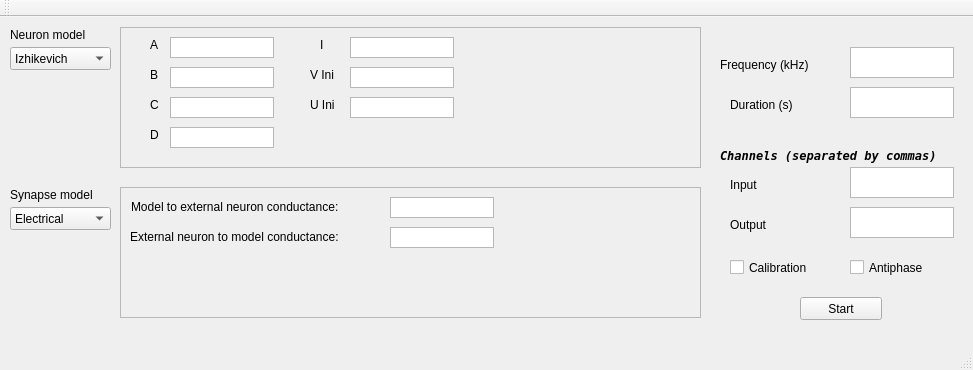
<?xml version="1.0" encoding="UTF-8"?>
<ui version="4.0">
 <class>RTBiomanager</class>
 <widget class="QMainWindow" name="RTBiomanager">
  <property name="geometry">
   <rect>
    <x>0</x>
    <y>0</y>
    <width>973</width>
    <height>370</height>
   </rect>
  </property>
  <property name="windowTitle">
   <string>RTBiomanager</string>
  </property>
  <widget class="QWidget" name="centralWidget">
   <widget class="QPushButton" name="simulate">
    <property name="geometry">
     <rect>
      <x>800</x>
      <y>280</y>
      <width>82</width>
      <height>23</height>
     </rect>
    </property>
    <property name="text">
     <string>Start</string>
    </property>
   </widget>
   <widget class="QFrame" name="frameSynapse">
    <property name="geometry">
     <rect>
      <x>120</x>
      <y>170</y>
      <width>581</width>
      <height>131</height>
     </rect>
    </property>
    <property name="frameShape">
     <enum>QFrame::StyledPanel</enum>
    </property>
    <property name="frameShadow">
     <enum>QFrame::Raised</enum>
    </property>
    <widget class="QStackedWidget" name="synapseModelPages">
     <property name="geometry">
      <rect>
       <x>10</x>
       <y>10</y>
       <width>561</width>
       <height>111</height>
      </rect>
     </property>
     <property name="currentIndex">
      <number>0</number>
     </property>
     <widget class="QWidget" name="pageSynElec">
      <widget class="QLabel" name="label_27">
       <property name="geometry">
        <rect>
         <x>1</x>
         <y>2</y>
         <width>261</width>
         <height>16</height>
        </rect>
       </property>
       <property name="text">
        <string>Model to external neuron conductance: </string>
       </property>
      </widget>
      <widget class="QPlainTextEdit" name="textSynElec_gMtoE">
       <property name="geometry">
        <rect>
         <x>260</x>
         <y>0</y>
         <width>104</width>
         <height>21</height>
        </rect>
       </property>
       <property name="font">
        <font>
         <family>DejaVu Sans</family>
         <pointsize>6</pointsize>
        </font>
       </property>
      </widget>
      <widget class="QLabel" name="label_28">
       <property name="geometry">
        <rect>
         <x>0</x>
         <y>32</y>
         <width>261</width>
         <height>16</height>
        </rect>
       </property>
       <property name="text">
        <string>External neuron to model conductance:</string>
       </property>
      </widget>
      <widget class="QPlainTextEdit" name="textSynElec_gEtoM">
       <property name="geometry">
        <rect>
         <x>260</x>
         <y>30</y>
         <width>104</width>
         <height>21</height>
        </rect>
       </property>
       <property name="font">
        <font>
         <family>DejaVu Sans</family>
         <pointsize>6</pointsize>
        </font>
       </property>
      </widget>
     </widget>
     <widget class="QWidget" name="pageSynGrad">
      <widget class="QLabel" name="label_29">
       <property name="geometry">
        <rect>
         <x>1</x>
         <y>2</y>
         <width>261</width>
         <height>16</height>
        </rect>
       </property>
       <property name="text">
        <string>Model to external neuron conductances: </string>
       </property>
      </widget>
      <widget class="QPlainTextEdit" name="textSynGrad_gMtoE_slow">
       <property name="geometry">
        <rect>
         <x>333</x>
         <y>0</y>
         <width>104</width>
         <height>21</height>
        </rect>
       </property>
       <property name="font">
        <font>
         <family>DejaVu Sans</family>
         <pointsize>6</pointsize>
        </font>
       </property>
      </widget>
      <widget class="QPlainTextEdit" name="textSynGrad_gMtoE_fast">
       <property name="geometry">
        <rect>
         <x>333</x>
         <y>30</y>
         <width>104</width>
         <height>21</height>
        </rect>
       </property>
       <property name="font">
        <font>
         <family>DejaVu Sans</family>
         <pointsize>6</pointsize>
        </font>
       </property>
      </widget>
      <widget class="QLabel" name="label_31">
       <property name="geometry">
        <rect>
         <x>1</x>
         <y>62</y>
         <width>261</width>
         <height>16</height>
        </rect>
       </property>
       <property name="text">
        <string>External neuron to model conductances:</string>
       </property>
      </widget>
      <widget class="QPlainTextEdit" name="textSynGrad_gEtoM_slow">
       <property name="geometry">
        <rect>
         <x>333</x>
         <y>60</y>
         <width>104</width>
         <height>21</height>
        </rect>
       </property>
       <property name="font">
        <font>
         <family>DejaVu Sans</family>
         <pointsize>6</pointsize>
        </font>
       </property>
      </widget>
      <widget class="QPlainTextEdit" name="textSynGrad_gEtoM_fast">
       <property name="geometry">
        <rect>
         <x>333</x>
         <y>90</y>
         <width>104</width>
         <height>21</height>
        </rect>
       </property>
       <property name="font">
        <font>
         <family>DejaVu Sans</family>
         <pointsize>6</pointsize>
        </font>
       </property>
      </widget>
      <widget class="QLabel" name="label_30">
       <property name="geometry">
        <rect>
         <x>295</x>
         <y>4</y>
         <width>61</width>
         <height>15</height>
        </rect>
       </property>
       <property name="text">
        <string>Slow</string>
       </property>
      </widget>
      <widget class="QLabel" name="label_32">
       <property name="geometry">
        <rect>
         <x>295</x>
         <y>33</y>
         <width>61</width>
         <height>15</height>
        </rect>
       </property>
       <property name="text">
        <string>Fast</string>
       </property>
      </widget>
      <widget class="QLabel" name="label_33">
       <property name="geometry">
        <rect>
         <x>295</x>
         <y>62</y>
         <width>61</width>
         <height>15</height>
        </rect>
       </property>
       <property name="text">
        <string>Slow</string>
       </property>
      </widget>
      <widget class="QLabel" name="label_34">
       <property name="geometry">
        <rect>
         <x>295</x>
         <y>91</y>
         <width>61</width>
         <height>15</height>
        </rect>
       </property>
       <property name="text">
        <string>Fast</string>
       </property>
      </widget>
      <widget class="Line" name="line">
       <property name="geometry">
        <rect>
         <x>0</x>
         <y>48</y>
         <width>441</width>
         <height>16</height>
        </rect>
       </property>
       <property name="orientation">
        <enum>Qt::Horizontal</enum>
       </property>
      </widget>
     </widget>
    </widget>
   </widget>
   <widget class="QLabel" name="label">
    <property name="geometry">
     <rect>
      <x>720</x>
      <y>40</y>
      <width>111</width>
      <height>16</height>
     </rect>
    </property>
    <property name="text">
     <string>Frequency (kHz)</string>
    </property>
   </widget>
   <widget class="QPlainTextEdit" name="textFreq">
    <property name="geometry">
     <rect>
      <x>850</x>
      <y>30</y>
      <width>104</width>
      <height>31</height>
     </rect>
    </property>
   </widget>
   <widget class="QPlainTextEdit" name="textTime">
    <property name="geometry">
     <rect>
      <x>850</x>
      <y>70</y>
      <width>104</width>
      <height>31</height>
     </rect>
    </property>
   </widget>
   <widget class="QLabel" name="label_2">
    <property name="geometry">
     <rect>
      <x>730</x>
      <y>80</y>
      <width>81</width>
      <height>16</height>
     </rect>
    </property>
    <property name="text">
     <string>Duration (s)</string>
    </property>
   </widget>
   <widget class="QCheckBox" name="checkCalib">
    <property name="geometry">
     <rect>
      <x>730</x>
      <y>240</y>
      <width>88</width>
      <height>21</height>
     </rect>
    </property>
    <property name="text">
     <string>Calibration</string>
    </property>
   </widget>
   <widget class="QCheckBox" name="checkAnti">
    <property name="geometry">
     <rect>
      <x>850</x>
      <y>240</y>
      <width>88</width>
      <height>21</height>
     </rect>
    </property>
    <property name="text">
     <string>Antiphase</string>
    </property>
   </widget>
   <widget class="QLabel" name="label_3">
    <property name="geometry">
     <rect>
      <x>720</x>
      <y>130</y>
      <width>241</width>
      <height>16</height>
     </rect>
    </property>
    <property name="font">
     <font>
      <family>DejaVu Sans Mono</family>
      <weight>75</weight>
      <italic>true</italic>
      <bold>true</bold>
     </font>
    </property>
    <property name="text">
     <string>Channels (separated by commas)</string>
    </property>
   </widget>
   <widget class="QLabel" name="label_4">
    <property name="geometry">
     <rect>
      <x>730</x>
      <y>160</y>
      <width>61</width>
      <height>15</height>
     </rect>
    </property>
    <property name="text">
     <string>Input</string>
    </property>
   </widget>
   <widget class="QLabel" name="label_5">
    <property name="geometry">
     <rect>
      <x>730</x>
      <y>200</y>
      <width>61</width>
      <height>15</height>
     </rect>
    </property>
    <property name="text">
     <string>Output</string>
    </property>
   </widget>
   <widget class="QPlainTextEdit" name="textChannelInput">
    <property name="geometry">
     <rect>
      <x>850</x>
      <y>150</y>
      <width>104</width>
      <height>31</height>
     </rect>
    </property>
   </widget>
   <widget class="QPlainTextEdit" name="textChannelOutput">
    <property name="geometry">
     <rect>
      <x>850</x>
      <y>190</y>
      <width>104</width>
      <height>31</height>
     </rect>
    </property>
   </widget>
   <widget class="QLabel" name="label_6">
    <property name="geometry">
     <rect>
      <x>10</x>
      <y>10</y>
      <width>101</width>
      <height>16</height>
     </rect>
    </property>
    <property name="text">
     <string>Neuron model</string>
    </property>
   </widget>
   <widget class="QComboBox" name="neuronModelCombo">
    <property name="geometry">
     <rect>
      <x>10</x>
      <y>30</y>
      <width>101</width>
      <height>23</height>
     </rect>
    </property>
    <item>
     <property name="text">
      <string>Izhikevich</string>
     </property>
    </item>
    <item>
     <property name="text">
      <string>Hindmarsh-Rose</string>
     </property>
    </item>
    <item>
     <property name="text">
      <string>Rulkov Map</string>
     </property>
    </item>
   </widget>
   <widget class="QLabel" name="label_7">
    <property name="geometry">
     <rect>
      <x>10</x>
      <y>170</y>
      <width>101</width>
      <height>16</height>
     </rect>
    </property>
    <property name="text">
     <string>Synapse model</string>
    </property>
   </widget>
   <widget class="QComboBox" name="synapseModelCombo">
    <property name="geometry">
     <rect>
      <x>10</x>
      <y>190</y>
      <width>101</width>
      <height>23</height>
     </rect>
    </property>
    <item>
     <property name="text">
      <string>Electrical</string>
     </property>
    </item>
    <item>
     <property name="text">
      <string>Gradual chemical</string>
     </property>
    </item>
   </widget>
   <widget class="QFrame" name="frameNeuron">
    <property name="geometry">
     <rect>
      <x>120</x>
      <y>10</y>
      <width>581</width>
      <height>141</height>
     </rect>
    </property>
    <property name="frameShape">
     <enum>QFrame::StyledPanel</enum>
    </property>
    <property name="frameShadow">
     <enum>QFrame::Raised</enum>
    </property>
    <widget class="QStackedWidget" name="neuronModelPages">
     <property name="geometry">
      <rect>
       <x>10</x>
       <y>10</y>
       <width>561</width>
       <height>121</height>
      </rect>
     </property>
     <property name="currentIndex">
      <number>0</number>
     </property>
     <widget class="QWidget" name="pageIz">
      <widget class="QPlainTextEdit" name="textIzA">
       <property name="geometry">
        <rect>
         <x>40</x>
         <y>0</y>
         <width>104</width>
         <height>21</height>
        </rect>
       </property>
       <property name="font">
        <font>
         <family>DejaVu Sans</family>
         <pointsize>6</pointsize>
        </font>
       </property>
      </widget>
      <widget class="QPlainTextEdit" name="textIzB">
       <property name="geometry">
        <rect>
         <x>40</x>
         <y>30</y>
         <width>104</width>
         <height>21</height>
        </rect>
       </property>
       <property name="font">
        <font>
         <family>DejaVu Sans</family>
         <pointsize>6</pointsize>
        </font>
       </property>
      </widget>
      <widget class="QPlainTextEdit" name="textIzC">
       <property name="geometry">
        <rect>
         <x>40</x>
         <y>60</y>
         <width>104</width>
         <height>21</height>
        </rect>
       </property>
       <property name="font">
        <font>
         <family>DejaVu Sans</family>
         <pointsize>6</pointsize>
        </font>
       </property>
      </widget>
      <widget class="QPlainTextEdit" name="textIzD">
       <property name="geometry">
        <rect>
         <x>40</x>
         <y>90</y>
         <width>104</width>
         <height>21</height>
        </rect>
       </property>
       <property name="font">
        <font>
         <family>DejaVu Sans</family>
         <pointsize>6</pointsize>
        </font>
       </property>
      </widget>
      <widget class="QPlainTextEdit" name="textIzI">
       <property name="geometry">
        <rect>
         <x>220</x>
         <y>0</y>
         <width>104</width>
         <height>21</height>
        </rect>
       </property>
       <property name="font">
        <font>
         <family>DejaVu Sans</family>
         <pointsize>6</pointsize>
        </font>
       </property>
      </widget>
      <widget class="QPlainTextEdit" name="textIzUIni">
       <property name="geometry">
        <rect>
         <x>220</x>
         <y>60</y>
         <width>104</width>
         <height>21</height>
        </rect>
       </property>
       <property name="font">
        <font>
         <family>DejaVu Sans</family>
         <pointsize>6</pointsize>
        </font>
       </property>
      </widget>
      <widget class="QPlainTextEdit" name="textIzVIni">
       <property name="geometry">
        <rect>
         <x>220</x>
         <y>30</y>
         <width>104</width>
         <height>21</height>
        </rect>
       </property>
       <property name="font">
        <font>
         <family>DejaVu Sans</family>
         <pointsize>6</pointsize>
        </font>
       </property>
      </widget>
      <widget class="QLabel" name="label_8">
       <property name="geometry">
        <rect>
         <x>20</x>
         <y>0</y>
         <width>21</width>
         <height>16</height>
        </rect>
       </property>
       <property name="text">
        <string>A</string>
       </property>
      </widget>
      <widget class="QLabel" name="label_11">
       <property name="geometry">
        <rect>
         <x>20</x>
         <y>30</y>
         <width>21</width>
         <height>16</height>
        </rect>
       </property>
       <property name="text">
        <string>B</string>
       </property>
      </widget>
      <widget class="QLabel" name="label_12">
       <property name="geometry">
        <rect>
         <x>20</x>
         <y>60</y>
         <width>21</width>
         <height>16</height>
        </rect>
       </property>
       <property name="text">
        <string>C</string>
       </property>
      </widget>
      <widget class="QLabel" name="label_13">
       <property name="geometry">
        <rect>
         <x>20</x>
         <y>90</y>
         <width>21</width>
         <height>16</height>
        </rect>
       </property>
       <property name="text">
        <string>D</string>
       </property>
      </widget>
      <widget class="QLabel" name="label_14">
       <property name="geometry">
        <rect>
         <x>190</x>
         <y>0</y>
         <width>21</width>
         <height>16</height>
        </rect>
       </property>
       <property name="text">
        <string>I</string>
       </property>
      </widget>
      <widget class="QLabel" name="label_15">
       <property name="geometry">
        <rect>
         <x>180</x>
         <y>30</y>
         <width>31</width>
         <height>16</height>
        </rect>
       </property>
       <property name="text">
        <string>V Ini</string>
       </property>
      </widget>
      <widget class="QLabel" name="label_16">
       <property name="geometry">
        <rect>
         <x>180</x>
         <y>60</y>
         <width>31</width>
         <height>16</height>
        </rect>
       </property>
       <property name="text">
        <string>U Ini</string>
       </property>
      </widget>
     </widget>
     <widget class="QWidget" name="pageHr">
      <widget class="QLabel" name="label_20">
       <property name="geometry">
        <rect>
         <x>180</x>
         <y>30</y>
         <width>31</width>
         <height>16</height>
        </rect>
       </property>
       <property name="text">
        <string>X Ini</string>
       </property>
      </widget>
      <widget class="QPlainTextEdit" name="textHrYIni">
       <property name="geometry">
        <rect>
         <x>220</x>
         <y>60</y>
         <width>104</width>
         <height>21</height>
        </rect>
       </property>
       <property name="font">
        <font>
         <family>DejaVu Sans</family>
         <pointsize>6</pointsize>
        </font>
       </property>
      </widget>
      <widget class="QPlainTextEdit" name="textHrI">
       <property name="geometry">
        <rect>
         <x>220</x>
         <y>0</y>
         <width>104</width>
         <height>21</height>
        </rect>
       </property>
       <property name="font">
        <font>
         <family>DejaVu Sans</family>
         <pointsize>6</pointsize>
        </font>
       </property>
      </widget>
      <widget class="QLabel" name="label_19">
       <property name="geometry">
        <rect>
         <x>190</x>
         <y>0</y>
         <width>21</width>
         <height>16</height>
        </rect>
       </property>
       <property name="text">
        <string>I</string>
       </property>
      </widget>
      <widget class="QLabel" name="label_18">
       <property name="geometry">
        <rect>
         <x>20</x>
         <y>30</y>
         <width>21</width>
         <height>16</height>
        </rect>
       </property>
       <property name="text">
        <string>S</string>
       </property>
      </widget>
      <widget class="QPlainTextEdit" name="textHrXIni">
       <property name="geometry">
        <rect>
         <x>220</x>
         <y>30</y>
         <width>104</width>
         <height>21</height>
        </rect>
       </property>
       <property name="font">
        <font>
         <family>DejaVu Sans</family>
         <pointsize>6</pointsize>
        </font>
       </property>
      </widget>
      <widget class="QLabel" name="label_9">
       <property name="geometry">
        <rect>
         <x>20</x>
         <y>0</y>
         <width>21</width>
         <height>16</height>
        </rect>
       </property>
       <property name="text">
        <string>R</string>
       </property>
      </widget>
      <widget class="QPlainTextEdit" name="textHrR">
       <property name="geometry">
        <rect>
         <x>40</x>
         <y>0</y>
         <width>104</width>
         <height>21</height>
        </rect>
       </property>
       <property name="font">
        <font>
         <family>DejaVu Sans</family>
         <pointsize>6</pointsize>
        </font>
       </property>
      </widget>
      <widget class="QPlainTextEdit" name="textHrS">
       <property name="geometry">
        <rect>
         <x>40</x>
         <y>30</y>
         <width>104</width>
         <height>21</height>
        </rect>
       </property>
       <property name="font">
        <font>
         <family>DejaVu Sans</family>
         <pointsize>6</pointsize>
        </font>
       </property>
      </widget>
      <widget class="QLabel" name="label_17">
       <property name="geometry">
        <rect>
         <x>180</x>
         <y>60</y>
         <width>31</width>
         <height>16</height>
        </rect>
       </property>
       <property name="text">
        <string>Y Ini</string>
       </property>
      </widget>
      <widget class="QLabel" name="label_21">
       <property name="geometry">
        <rect>
         <x>180</x>
         <y>90</y>
         <width>31</width>
         <height>16</height>
        </rect>
       </property>
       <property name="text">
        <string>Z Ini</string>
       </property>
      </widget>
      <widget class="QPlainTextEdit" name="textHrZIni">
       <property name="geometry">
        <rect>
         <x>220</x>
         <y>90</y>
         <width>104</width>
         <height>21</height>
        </rect>
       </property>
       <property name="font">
        <font>
         <family>DejaVu Sans</family>
         <pointsize>6</pointsize>
        </font>
       </property>
      </widget>
     </widget>
     <widget class="QWidget" name="pageRlk">
      <widget class="QLabel" name="label_25">
       <property name="geometry">
        <rect>
         <x>180</x>
         <y>30</y>
         <width>31</width>
         <height>16</height>
        </rect>
       </property>
       <property name="text">
        <string>X Ini</string>
       </property>
      </widget>
      <widget class="QPlainTextEdit" name="textRlkI">
       <property name="geometry">
        <rect>
         <x>220</x>
         <y>0</y>
         <width>104</width>
         <height>21</height>
        </rect>
       </property>
       <property name="font">
        <font>
         <family>DejaVu Sans</family>
         <pointsize>6</pointsize>
        </font>
       </property>
      </widget>
      <widget class="QPlainTextEdit" name="textRlkXIni">
       <property name="geometry">
        <rect>
         <x>220</x>
         <y>60</y>
         <width>104</width>
         <height>21</height>
        </rect>
       </property>
       <property name="font">
        <font>
         <family>DejaVu Sans</family>
         <pointsize>6</pointsize>
        </font>
       </property>
      </widget>
      <widget class="QPlainTextEdit" name="textRlkAlpha">
       <property name="geometry">
        <rect>
         <x>50</x>
         <y>0</y>
         <width>104</width>
         <height>21</height>
        </rect>
       </property>
       <property name="font">
        <font>
         <family>DejaVu Sans</family>
         <pointsize>6</pointsize>
        </font>
       </property>
      </widget>
      <widget class="QPlainTextEdit" name="textRlkSigma">
       <property name="geometry">
        <rect>
         <x>50</x>
         <y>30</y>
         <width>104</width>
         <height>21</height>
        </rect>
       </property>
       <property name="font">
        <font>
         <family>DejaVu Sans</family>
         <pointsize>6</pointsize>
        </font>
       </property>
      </widget>
      <widget class="QLabel" name="label_24">
       <property name="geometry">
        <rect>
         <x>189</x>
         <y>2</y>
         <width>21</width>
         <height>16</height>
        </rect>
       </property>
       <property name="text">
        <string>I</string>
       </property>
      </widget>
      <widget class="QLabel" name="label_10">
       <property name="geometry">
        <rect>
         <x>2</x>
         <y>1</y>
         <width>41</width>
         <height>20</height>
        </rect>
       </property>
       <property name="text">
        <string>Alpha</string>
       </property>
      </widget>
      <widget class="QLabel" name="label_22">
       <property name="geometry">
        <rect>
         <x>181</x>
         <y>64</y>
         <width>31</width>
         <height>16</height>
        </rect>
       </property>
       <property name="text">
        <string>Y Ini</string>
       </property>
      </widget>
      <widget class="QLabel" name="label_23">
       <property name="geometry">
        <rect>
         <x>0</x>
         <y>30</y>
         <width>41</width>
         <height>20</height>
        </rect>
       </property>
       <property name="text">
        <string>Sigma</string>
       </property>
      </widget>
      <widget class="QPlainTextEdit" name="textRlkYIni">
       <property name="geometry">
        <rect>
         <x>220</x>
         <y>30</y>
         <width>104</width>
         <height>21</height>
        </rect>
       </property>
       <property name="font">
        <font>
         <family>DejaVu Sans</family>
         <pointsize>6</pointsize>
        </font>
       </property>
      </widget>
      <widget class="QPlainTextEdit" name="textRlkMu">
       <property name="geometry">
        <rect>
         <x>50</x>
         <y>60</y>
         <width>104</width>
         <height>21</height>
        </rect>
       </property>
       <property name="font">
        <font>
         <family>DejaVu Sans</family>
         <pointsize>6</pointsize>
        </font>
       </property>
      </widget>
      <widget class="QLabel" name="label_26">
       <property name="geometry">
        <rect>
         <x>11</x>
         <y>62</y>
         <width>21</width>
         <height>16</height>
        </rect>
       </property>
       <property name="text">
        <string>Mu</string>
       </property>
      </widget>
     </widget>
    </widget>
   </widget>
  </widget>
  <widget class="QMenuBar" name="menuBar">
   <property name="geometry">
    <rect>
     <x>0</x>
     <y>0</y>
     <width>973</width>
     <height>20</height>
    </rect>
   </property>
  </widget>
  <widget class="QToolBar" name="mainToolBar">
   <attribute name="toolBarArea">
    <enum>TopToolBarArea</enum>
   </attribute>
   <attribute name="toolBarBreak">
    <bool>false</bool>
   </attribute>
  </widget>
  <widget class="QStatusBar" name="statusBar"/>
 </widget>
 <layoutdefault spacing="6" margin="11"/>
 <resources/>
 <connections/>
</ui>
